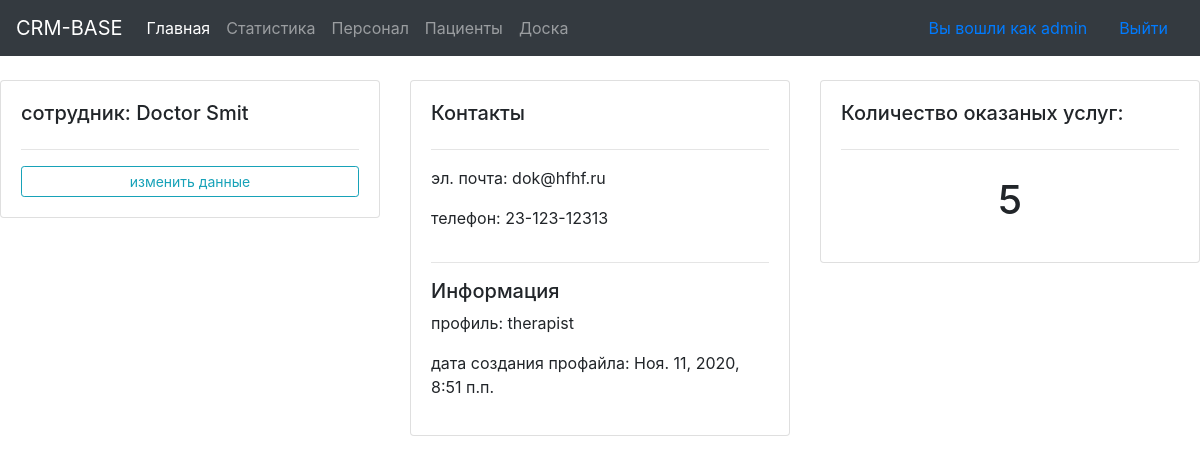
The page /doctor_detail/1/ (signed in) on the database its author committed.
### main/models.py (models this page shows, shortened)
class Doctor(models.Model):
    name = models.CharField(max_length=50)
    specialization = models.CharField(max_length=50, null=True, blank=True)
    phone = models.CharField(max_length=12, null=True, blank=True)
    email = models.CharField(max_length=20, null=True, blank=True)
    date_created = models.DateTimeField(auto_now_add=True)

### main/views.py (the view)
# urls.py: path('doctor_detail/<int:pk>/', views.doctor, name='doctor_detail'),
@login_required(login_url='login')
def doctor(request, pk=0):
    doctor = Doctor.objects.get(id=pk)
    services = doctor.attending_doctor.all()
    count_service = services.count()
    context = {'doctor': doctor,
               'count_service': count_service, }
    return render(request, 'main/doctor_detail.html', context)

### templates/main/doctor_detail.html
{% extends "main/base.html" %} {% block content%}
<br />
<div class="row">
    <div class="col-md">
        <div class="card card-body">
            <h5>сотрудник: {{doctor.name}}</h5>
            <hr />
            <td>
                <a
                    class="btn btn-outline-info btn-sm btn-block"
                    href="{% url 'update_doctor' doctor.id %}"
                    >изменить данные</a
                >
            </td>
        </div>
    </div>
    <div class="col-md">
        <div class="card card-body">
            <h5>Контакты</h5>
            <hr />
            <p>эл. почта: {{doctor.email}}</p>
            <p>телефон: {{doctor.phone}}</p>
            <hr />
            <h5>Информация</h5>
            <p>профиль: {{doctor.specialization}}</p>
            <p>дата создания профайла: {{doctor.date_created}}</p>
        </div>
    </div>
    <div class="col-md">
        <div class="card card-body">
            <h5>Количество оказаных услуг:</h5>
            <hr />
            <h1 style="text-align: center; padding: 10px">{{count_service}}</h1>
        </div>
    </div>
</div>
{% endblock %}

### templates/main/navbar.html (shortened to what this page needs)
<nav class="navbar navbar-expand-lg navbar-dark bg-dark">
  <a class="navbar-brand" href="{% url 'admin' %}">CRM-BASE</a>
  <div class="collapse navbar-collapse" id="navbarNavAltMarkup">
    <div class="navbar-nav">
      <a class="nav-item nav-link active" href="{% url 'home' %}">Главная </a>
      <a class="nav-item nav-link" href="{% url 'service' %}">Статистика</a>
      <a class="nav-item nav-link" href="{% url 'staff' %}">Персонал</a>
      <a class="nav-item nav-link" href="{% url 'patients' %}">Пациенты</a>
      <a class="nav-item nav-link" href="{% url 'appointment' %}">Доска</a>
    </div>
  </div>
  {% if user.is_authenticated %}
  <a a class="nav-item nav-link"> Вы вошли как {{user.username}} </a>
  <a a class="nav-item nav-link" href="{% url 'logout' %}">Выйти</a>
  {% endif %}
</nav>

### rows shown on the page
Doctor: name "Doctor Smit", email "dok@hfhf.ru", phone "23-123-12313", specialization "therapist", date_created "Ноя. 11, 2020, 8:51 п.п."

### other values the page prints
{{ user.username }} "admin"
{{ count_service }} "5"
